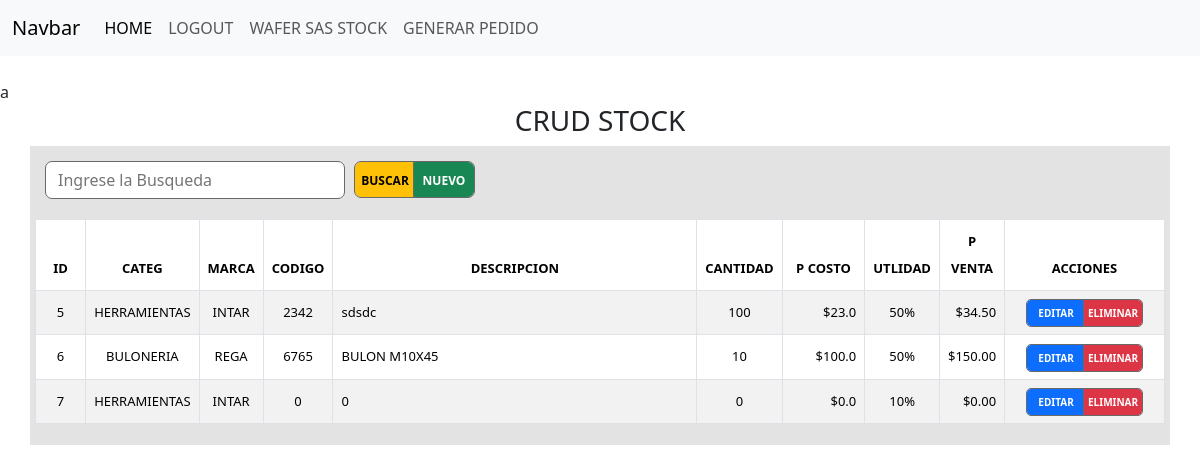
/stock/ (signed in), run on the app's committed database.
### stock/models.py (models this page shows, shortened)
class Producto(models.Model):
    categoria = models.ForeignKey(Categorias, on_delete=models.CASCADE)
    marca = models.ForeignKey(Marcas, on_delete=models.CASCADE)
    codigo = models.IntegerField()
    descripcion = models.CharField(max_length = 150)
    cantidad = models.IntegerField()
    precioCosto = models.FloatField(default=0.0)
    utilidad = models.ForeignKey(Utilidad, on_delete=models.CASCADE)
    precioPublico= models.FloatField(default=0.0)

class Categorias (models.Model):
    catNom = models.CharField(max_length = 50)
    catDescripcion= models.CharField(max_length=100)

class Marcas(models.Model):
    marcaNom = models.CharField(max_length = 50)
    marcaDescripcion= models.CharField(max_length=100)

class Utilidad(models.Model):
    utilValor = models.FloatField()
    utilDescripcion = models.CharField(max_length = 100)

### stock/views.py (the view)
# urls.py: path('',include('stock.urls')),
@login_required
def stock(request):
    form = ProductoBusqueda()
    if request.method == 'GET':
        print('va el GET')
        productos = Producto.objects.all()
        for producto in productos:
            producto.precioPublico= floatformat(producto.precioCosto*producto.utilidad.utilValor,2)
        return render(request, 'stock.html', {
            'form': form,
            'productos': productos
            })

### stock/forms.py
class ProductoBusqueda(forms.Form):
    descripcion = forms.CharField(
        max_length=50,
        label= '',
        widget=forms.TextInput(attrs={'class': 'form-control-outline','style': 'width: 300px;','placeholder':'Ingrese la Busqueda'})
    )

### stock/context_processor.py (called while the page is built)
def total_carrito(request):
    total = 0
    if request.user.is_authenticated:
        if "carrito" in request.session.keys():
            for key, value in request.session["carrito"].items():
                total += float(value["acumulado"])
    total = round(total, 2)
    return {"total_carrito": total}

### stock/templates/stock.html (shortened to what this page needs)
{% extends 'base.html' %} {% block content %} {% load static %}
<link rel="stylesheet" href="{% static '/css/stock.css' %}"> a
<div class="container">
    <div class="row">
        <div class="col-12 align-self-center">
            <h3>CRUD STOCK</h3>
        </div>
    </div>
    <div class="row">
        <div class="col-md-6 d-flex align-items-center" style="background-color:  #e3e3e3; padding: 5px;">
            <form class="d-flex align-items-center" method="post" action="{% url 'buscar' %}" style="padding: 5px;">
                <div class="d-flex align-items-center justify-content-center" style="padding: 5px;">
                    {{ form }}
                </div>
                <div style="padding: 5px;" class="btn-group">
                    <button type="submit" class="btn btn-warning">BUSCAR</button>
                    <a class="btn btn-success" href="{% url 'nuevo' %}">NUEVO</a>
                </div>
            </form>
        </div>
        <div class="col-md-6 d-flex align-items-center" style="background-color: #e3e3e3; padding: 5px; ">
        </div>
    </div>
    <div class="row">
        <div class="col" style="background-color: #e3e3e3; padding: 5px;">
            <div class="table-responsive">
                <form action="">
                    <table id="tabla" class="table table-striped table-bordered table-hover">
                        <thead>
                            <tr class="encabezados">
                                <th scope="col">ID</th>
                                <th scope="col">CATEG</th>
                                <th scope="col">MARCA</th>
                                <th scope="col">CODIGO</th>
                                <th scope="col">DESCRIPCION</th>
                                <th scope="col">CANTIDAD</th>
                                <th scope="col">P COSTO</th>
                                <th scope="col">UTLIDAD</th>
                                <th scope="col">P VENTA</th>
                                <th scope="col">ACCIONES</th>
                            </tr>
                        </thead>
                        <tbody>
                            {% for producto in productos %}
                            <tr class="contenido">
                                <td scope="row" class="columNum">{{ producto.id }}</td>
                                <td class="columCategoria">{{ producto.categoria.catNom }}</td>
                                <td class="columMarca">{{ producto.marca.marcaNom }}</td>
                                <td class="columNum">{{ producto.codigo }}</td>
                                <td class="columDescripcion">{{ producto.descripcion }}</td>
                                <td class="columNum">{{ producto.cantidad }}</td>
                                <td class="columMoneda">${{ producto.precioCosto }}</td>
                                <td class="columUtilidad">{{ producto.utilidad.utilDescripcion}}</td>
                                <td class="columMoneda">${{ producto.precioPublico}}</td>
                                <td class="centrarbotones">
                                    <div class="btn-group">
                                        <a class="btn btn-primary btn-sm " href="{% url 'actualizar' id=producto.id %}">EDITAR</a>
                                        <a class="btn btn-danger btn-sm" href="{% url 'eliminar' id=producto.id %}">ELIMINAR</a>
                                    </div>
                                </td>
                            </tr>
                            {% endfor %}
                        </tbody>
                    </table>
                </form>
            </div>
        </div>
    </div>
</div>
{% endblock %}

### stock/templates/base.html (shortened to what this page needs)
<!DOCTYPE html>
<html lang="en">
<head>
    <link href="https://cdn.jsdelivr.net/npm/bootstrap@5.3.2/dist/css/bootstrap.min.css" rel="stylesheet">
    <link href="https://getbootstrap.com/docs/5.3/assets/css/docs.css" rel="stylesheet">
</head>
<nav class="navbar navbar-expand-lg bg-light">
    <div class="container-fluid">
        <a class="navbar-brand" href="#">Navbar</a>
        <div class="collapse navbar-collapse" id="navbarNav">
            <ul class="navbar-nav">
                <li class="nav-item">
                    <a class="nav-link active" aria-current="page" href="/">HOME</a>
                </li>
                {% if user.is_authenticated %}
                <li class="nav-item">
                    <a class="nav-link" href="/logout">LOGOUT</a>
                </li>
                <li class="nav-item">
                    <a class="nav-link" href="/stock">WAFER SAS STOCK</a>
                </li>
                <li class="nav-item">
                    <a class="nav-link" href="/pedidos">GENERAR PEDIDO</a>
                </li>
                {%endif%}
            </ul>
        </div>
    </div>
</nav>
<br>
<body>
    {% block content %} {% endblock %}
</body>
</html>

### stock/static/css/stock.css (style rules this page uses)
.row .col-12 { text-align: center; }
.columMoneda { text-align: right; }
.columNum { text-align: center; }
.columCategoria { text-align: center; }
.columMarca { text-align: center; }
.columDescripcion { text-align: left; }
.columUtilidad { text-align: center; }
.centrarbotones { text-align: center; }
.table { font-size: 13px; width: 100%; border-collapse: collapse; line-height: 27px; padding: 2px; }
.table-responsive { text-align: center; align-items: center; }
.table td:nth-child(1), .table th:nth-child(1) { width: 5%; text-align: center; }
.table td:nth-child(2), .table th:nth-child(2) { width: 5%; }
.table td:nth-child(3), .table th:nth-child(3) { width: 5%; }
.table td:nth-child(4), .table th:nth-child(4) { width: 5%; }
.table td:nth-child(5) { width: 40%; text-align: left; }
.table th:nth-child(5) { width: 40%; text-align: center; }
.table td:nth-child(6), .table th:nth-child(6) { width: 5%; align-items: center; }
.table td:nth-child(7), .table th:nth-child(7) { width: 8%; }
.table td:nth-child(8), .table th:nth-child(8) { width: 5%; }
.table td:nth-child(9), .table th:nth-child(9) { width: 5%; }
.table td:nth-child(10), .table th:nth-child(10) { width: 15%; }
.btn { width: 58px; height: 26px; padding: 1px; font-size: 10px; font-weight: bold; text-align: center; line-height: 22px; outline-color: dimgrey; outline-style:solid; outline-width: 1px; }
.btn-warning { width: 60px; height: 35px;; padding: 1px; font-size: 12px; font-weight: bold; text-align: center; line-height: 33px; display: flex; justify-content: center; vertical-align: middle; outline-color: dimgrey; outline-style:solid; outline-width: 1px; }
.btn-success { width: 60px; height: 35px;; padding: 1px; font-size: 12px; font-weight: bold; text-align: center; line-height: 33px; display: flex; justify-content: center; vertical-align: middle; outline-color: dimgrey; outline-style:solid; outline-width: 1px; }
.encabezados { text-align: center; }
.form-control-outline { width: 400px; border: 1px solid dimgrey; padding: 0.375rem 0.75rem; border-radius: 7px; }

### data on the page
Producto: id "5", categoria.catNom "HERRAMIENTAS", marca.marcaNom "INTAR", codigo "2342", descripcion "sdsdc", cantidad "100", precioCosto "23.0", utilidad.utilDescripcion "50%", precioPublico "34.50"
Producto: id "6", categoria.catNom "BULONERIA", marca.marcaNom "REGA", codigo "6765", descripcion "BULON M10X45", cantidad "10", precioCosto "100.0", utilidad.utilDescripcion "50%", precioPublico "150.00"
Producto: id "7", categoria.catNom "HERRAMIENTAS", marca.marcaNom "INTAR", codigo "0", descripcion "0", cantidad "0", precioCosto "0.0", utilidad.utilDescripcion "10%", precioPublico "0.00"
